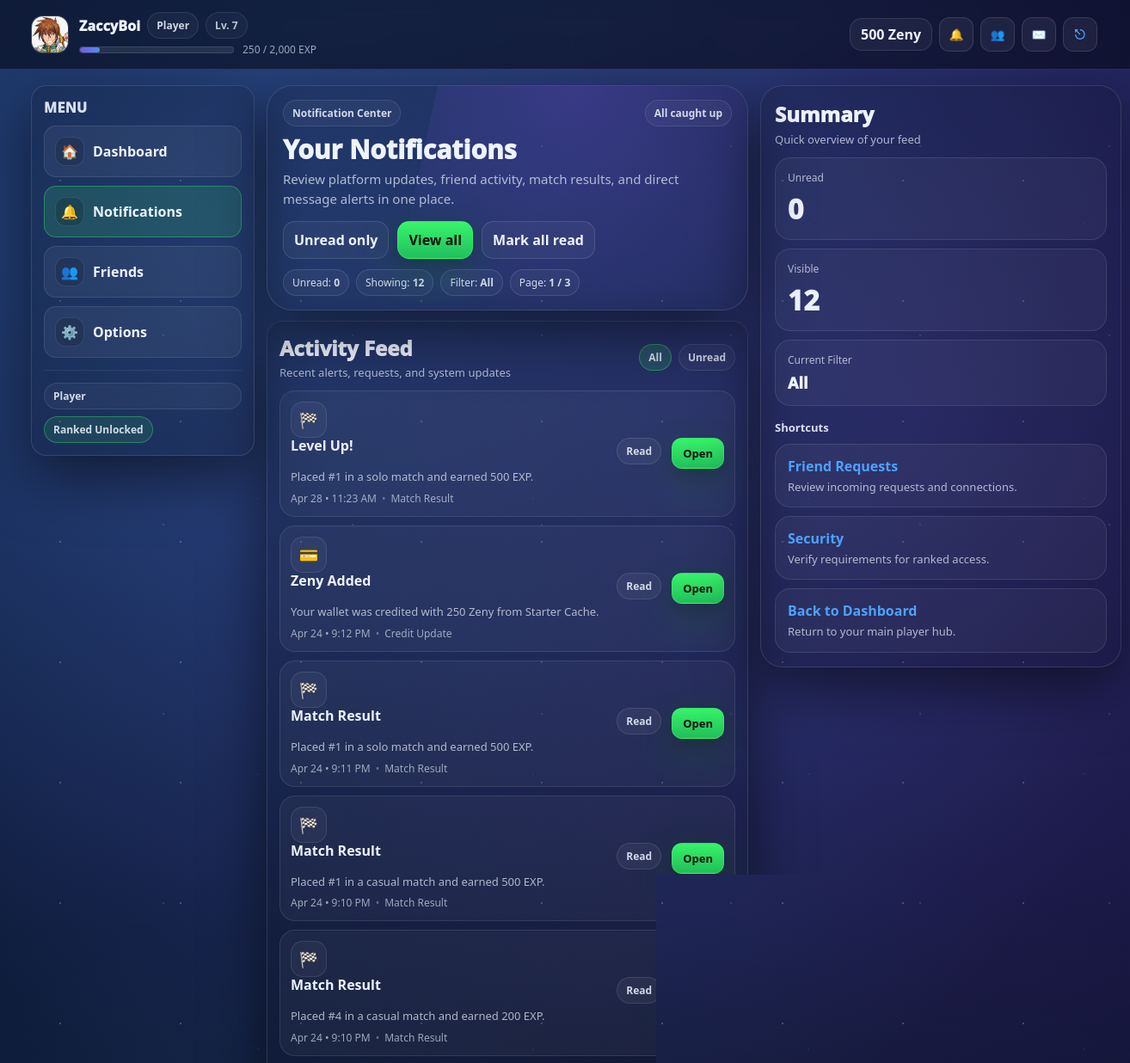
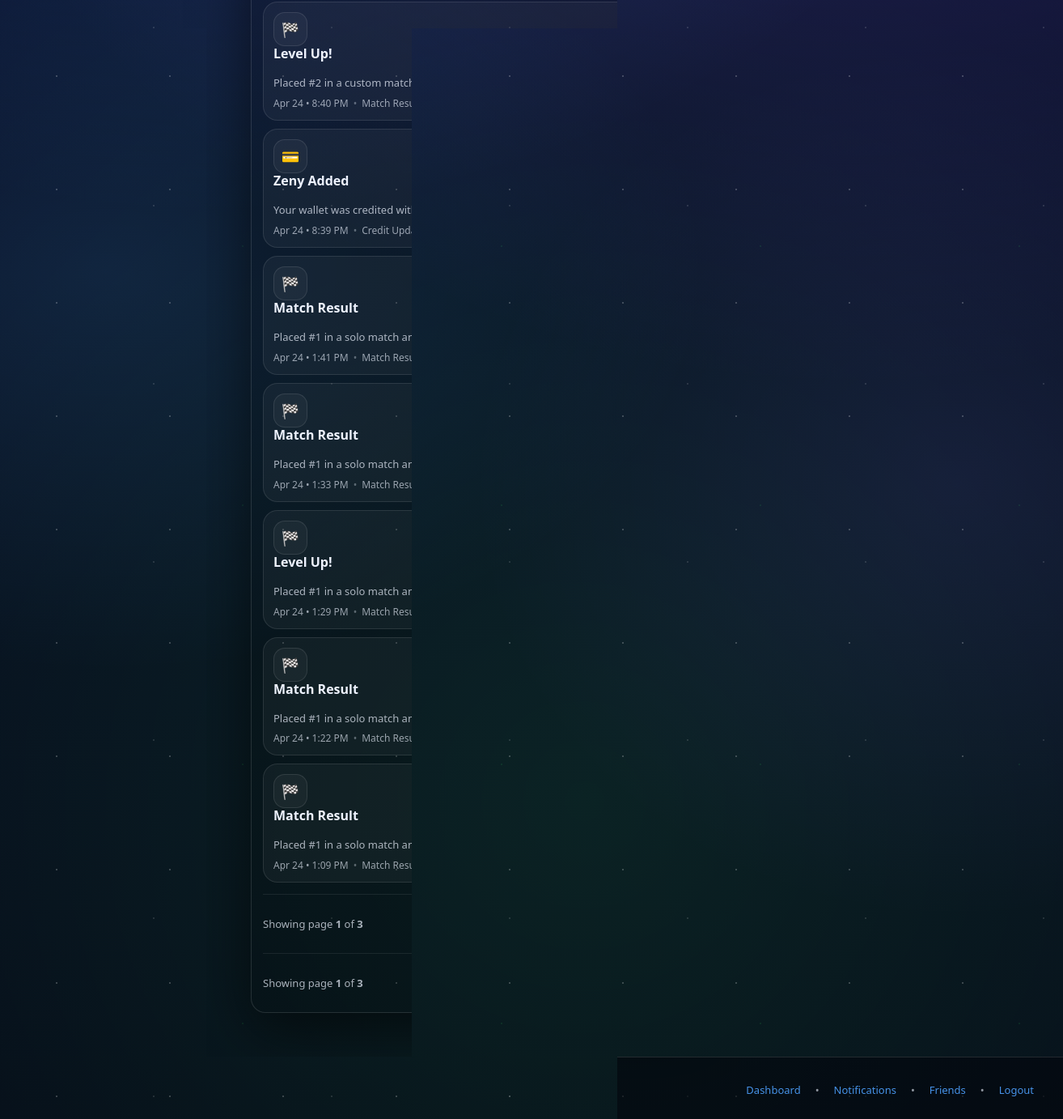
Page /notifications.php (signed in) on the committed database (2 pictures, top to bottom).
### tables this page shows
CREATE TABLE `users` (
  `id` bigint UNSIGNED NOT NULL,
  `username` varchar(32) NOT NULL,
  `email` varchar(255) NOT NULL,
  `password_hash` varchar(255) NOT NULL,
  `display_name` varchar(64) DEFAULT NULL,
  `email_verified_at` datetime DEFAULT NULL,
  `failed_login_attempts` int NOT NULL DEFAULT '0',
  `security_challenge_required` tinyint(1) NOT NULL DEFAULT '0',
  `last_failed_login_at` datetime DEFAULT NULL,
  `approval_status` enum('pending','approved','rejected') NOT NULL DEFAULT 'pending',
  `approved_by` bigint UNSIGNED DEFAULT NULL,
  `approved_at` datetime DEFAULT NULL,
  `rejected_reason` varchar(255) DEFAULT NULL,
  `is_active` tinyint(1) NOT NULL DEFAULT '1',
  `is_guest` tinyint(1) NOT NULL DEFAULT '0',
  `banned_until` datetime DEFAULT NULL,
  `bank_link_status` enum('none','pending','linked','failed') NOT NULL DEFAULT 'none',
  `bank_linked_at` datetime DEFAULT NULL,
  `appearance_mode` enum('default','dark','light') NOT NULL DEFAULT 'default',
  `last_login_at` datetime DEFAULT NULL,
  `created_at` datetime NOT NULL DEFAULT CURRENT_TIMESTAMP,
  `updated_at` datetime NOT NULL DEFAULT CURRENT_TIMESTAMP ON UPDATE CURRENT_TIMESTAMP,
  `level` int DEFAULT '1',
  `exp` int DEFAULT '0',
  `exp_to_next` int DEFAULT '100',
  `credits` int DEFAULT '0',
  `ranked_unlocked` tinyint(1) NOT NULL DEFAULT '0',
  `matches_played` int DEFAULT '0',
  `matches_won` int DEFAULT '0',
  `bio` text,
  `avatar_path` varchar(255) DEFAULT NULL,
  `favorite_deck` varchar(100) DEFAULT NULL,
  `tagline` varchar(120) DEFAULT NULL
);

CREATE TABLE `dashboard_notifications` (
  `id` bigint UNSIGNED NOT NULL,
  `user_id` bigint UNSIGNED NOT NULL,
  `type` varchar(32) NOT NULL,
  `title` varchar(120) NOT NULL,
  `body` varchar(500) DEFAULT NULL,
  `link_url` varchar(255) DEFAULT NULL,
  `is_read` tinyint(1) NOT NULL DEFAULT '0',
  `created_at` datetime NOT NULL DEFAULT CURRENT_TIMESTAMP,
  `read_at` datetime DEFAULT NULL
);

### notifications.php (the view, shortened to what the rows shown need)
<?php
require_once __DIR__ . "/includes/db.php";
require_once __DIR__ . "/includes/helpers.php";
require_once __DIR__ . "/includes/auth.php";
require_once __DIR__ . "/includes/ui.php";
$u  = current_user();
$bp = base_path();
$uid = (int)($u['id'] ?? 0);
$tab = trim((string)($_GET['tab'] ?? 'all'));
$page = (int)($_GET['page'] ?? 1);
$perPage = 12;
function fetch_all_notifications_for_user(
  mysqli $mysqli,
  int $userId,
  string $tab = 'all',
  int $limit = 12,
  int $offset = 0
): array {
  if ($tab === 'unread') {
    $stmt = $mysqli->prepare("
      SELECT id, type, title, body, link_url, is_read, created_at
      FROM dashboard_notifications
      WHERE user_id = ? AND is_read = 0
      ORDER BY created_at DESC, id DESC
      LIMIT ? OFFSET ?
    ");
    $stmt->bind_param("iii", $userId, $limit, $offset);
  } else {
    $stmt = $mysqli->prepare("
      SELECT id, type, title, body, link_url, is_read, created_at
      FROM dashboard_notifications
      WHERE user_id = ?
      ORDER BY created_at DESC, id DESC
      LIMIT ? OFFSET ?
    ");
    $stmt->bind_param("iii", $userId, $limit, $offset);
  }
  $stmt->execute();
  $rows = $stmt->get_result()->fetch_all(MYSQLI_ASSOC);
  return $rows;
}
$offset = ($page - 1) * $perPage;
$notes      = fetch_all_notifications_for_user($mysqli, $uid, $tab, $perPage, $offset);
$req        = ranked_requirements($mysqli, $u);
ui_header("Notifications");
?>
<section class="section notif-page">
  <div class="hub-grid">
    <main class="notif-main">
      <div class="card hub-hero notif-hero">
        <div class="notif-hero__content">
          <h2>Your Notifications</h2>
        </div>
      </div>
      <div class="card notif-panel">
        <div class="notif-list">
          <?php if (!$notes): ?>
            <div class="card-soft notif-empty">
              <div class="notif-empty__title">No notifications here.</div>
              <div class="notif-empty__meta">
                <?= $tab === 'unread'
                  ? 'You do not have any unread notifications right now.'
                  : 'Your notification feed is empty for now.' ?>
              </div>
            </div>
          <?php else: ?>
            <?php foreach ($notes as $n): ?>
              <?php
                $icon = notif_icon((string)$n['type']);
                $when = !empty($n['created_at']) ? date("M d • g:i A", strtotime((string)$n['created_at'])) : '';
                $link = trim((string)($n['link_url'] ?? ''));
                $href = $bp . "/notifications.php?read=" . (int)$n['id']
                      . "&tab=" . rawurlencode($tab)
                      . "&page=" . (int)$page;
                if ($link !== '') {
                  $href .= "&next=" . rawurlencode($link);}
                $isUnread = ((int)($n['is_read'] ?? 0) === 0);
              ?>
              <article class="card-soft notif-row notif-row--compact<?= $isUnread ? ' is-unread' : '' ?>">
                <div class="notif-row__icon"><?= $icon ?></div>
                <div class="notif-row__content">
                  <div class="notif-row__top">
                    <div class="notif-row__main">
                      <div class="notif-row__titleline">
                        <div class="notif-row__title"><?= h((string)$n['title']) ?></div>
                        <?php if ($isUnread): ?>
                          <span class="pill notif-pill-good">NEW</span>
                        <?php else: ?>
                          <span class="pill notif-pill-soft">Read</span>
                        <?php endif; ?>
                      </div>
                      <?php if (!empty($n['body'])): ?>
                        <div class="notif-row__body"><?= h((string)$n['body']) ?></div>
                      <?php endif; ?>
                      <div class="notif-row__meta">
                        <span><?= h($when) ?></span>
                        <span class="notif-row__dot">•</span>
                        <span><?= h((string)ucwords(str_replace('_', ' ', (string)$n['type']))) ?></span>
                      </div>
                    </div>
                    <div class="notif-row__actions notif-row__actions--inline">
                      <?php if ($link !== ''): ?>
                        <a class="btn btn-primary" href="<?= h($href) ?>">Open</a>
                      <?php endif; ?>
                    </div>
                  </div>
                </div>
              </article>
            <?php endforeach; ?>
          <?php endif; ?>
        </div>
      </div>
    </main>
  </div>
</section>
<?php ui_footer(); ?>

### includes/ui.php (shortened to what the rows shown need)
<?php
require_once __DIR__ . '/helpers.php';
require_once __DIR__ . '/db.php';
require_once __DIR__ . '/auth.php';
function notif_icon(string $type): string {
  return match ($type) {
    'admin_approval'  => '🛡️',
    'security_alert'  => '🔐',
    'credit_update'   => '💳',
    'match_result'    => '🏁',
    'ranked_unlock'   => '🏆',
    'friend_request'  => '👥',
    'friend_accept'   => '✅',
    'message'         => '✉️',
    default           => '🔔',
  };
}
function ranked_requirements(mysqli $mysqli, array $u): array {
  $uid = (int)($u['id'] ?? 0);
  $stmt = $mysqli->prepare("
    SELECT id, approval_status, email_verified_at, credits, ranked_unlocked
    FROM users
    WHERE id = ?
    LIMIT 1
  ");
  $stmt->bind_param("i", $uid);
  $stmt->execute();
  $dbUser = $stmt->get_result()->fetch_assoc() ?: [];
  $stmt = $mysqli->prepare("SELECT is_enabled FROM two_factor_secrets WHERE user_id = ? LIMIT 1");
  $stmt->bind_param("i", $uid);
  $stmt->execute();
  $twofa = (int)($stmt->get_result()->fetch_assoc()['is_enabled'] ?? 0);
  $approved_ok = (($dbUser['approval_status'] ?? '') === 'approved');
  $email_ok = !empty($dbUser['email_verified_at']);
  $twofa_ok = ($twofa === 1);
  $credits = (int)($dbUser['credits'] ?? 0);
  $unlock_threshold = 250;
  $entry_fee = 250;
  $ranked_unlocked = ((int)($dbUser['ranked_unlocked'] ?? 0) === 1);
  $credits_ok = ($credits >= $unlock_threshold);
  $can_afford_queue = ($credits >= $entry_fee);
  return [
    'approved_ok' => $approved_ok,
    'email_ok' => $email_ok,
    'twofa_ok' => $twofa_ok,
    'credits_ok' => $credits_ok,
    'credits' => $credits,
    'unlock_threshold' => $unlock_threshold,
    'entry_fee' => $entry_fee,
    'ranked_unlocked' => $ranked_unlocked,
    'can_afford_queue' => $can_afford_queue,
    'ranked_ok' => $ranked_unlocked && $can_afford_queue,
  ];
}
function ui_appearance_mode(array $u): string {
  $mode = (string)($u['appearance_mode'] ?? 'default');
  return $mode;
}
function ui_header(string $title = 'Dashboard', bool $is_hub = true): void {
  global $mysqli;
  $bp = base_path();
  $u  = current_user();
  $uid = (int)$u['id'];
  $stmt = $mysqli->prepare("
    SELECT *
    FROM users
    WHERE id = ?
    LIMIT 1
  ");
  $stmt->bind_param("i", $uid);
  $stmt->execute();
  $freshUser = $stmt->get_result()->fetch_assoc();
  if ($freshUser) {
    $u = $freshUser;
  }
  $is_guest = ((int)($u['is_guest'] ?? 0) === 1);
  $role_label = $is_guest ? 'Guest' : 'Player';
  $level   = (int)($u['level'] ?? 1);
  $exp     = (int)($u['exp'] ?? 0);
  $expNext = (int)($u['exp_to_next'] ?? 100);
  $exp_pct = $expNext > 0 ? min(100, round(($exp / $expNext) * 100)) : 0;
  $zenyBalance = (int)($u['credits'] ?? 0);
  ?>
<!doctype html>
<html lang="en">
<head>
  <link rel="stylesheet" href="<?= h($bp) ?>/assets/style.css"/>
  <link rel="stylesheet" href="<?= h($bp) ?>/assets/hub.css"/>
  <link rel="stylesheet" href="<?= h($bp) ?>/assets/userstyle.css"/>
</head>
<body class="<?= $is_hub ? 'hub' : '' ?>" data-appearance="<?= h(ui_appearance_mode($u)) ?>">
<header class="topnav">
  <div class="topnav__inner topnav__inner--hub">
    <a href="<?= h($bp) ?>/profile.php" title="Profile & Stats" class="topnav-profile">
      <?php $navAvatar = trim((string)($u['avatar_path'] ?? '')); ?>
      <?php if ($navAvatar !== ''): ?>
        <img
          src="<?= h($bp . '/' . ltrim($navAvatar, '/')) ?>"
          alt="Profile Avatar"
          class="topnav-profile__avatarimg"
        >
      <?php else: ?>
        <div class="topnav-profile__avatarfallback">
          <?= h(strtoupper(substr((string)$u['username'], 0, 1))) ?>
        </div>
      <?php endif; ?>
      <div class="topnav-profile__meta">
        <div class="topnav-profile__row">
          <div class="topnav-profile__name">
            <?= h($u['display_name'] ?? $u['username']) ?>
          </div>
          <span class="pill"><?= h($role_label) ?></span>
          <span class="pill pill-soft" id="topnavLevelPill">Lv. <?= (int)$level ?></span>
        </div>
        <div class="topnav-profile__subrow">
          <div class="topnav-profile__xpbar">
            <i
              class="topnav-profile__xpfill"
              id="topnavXpFill"
              data-progress="<?= max(0, min(100, $exp_pct)) ?>"
            ></i>
          </div>
          <div class="topnav-profile__subtext" id="topnavXpText">
            <?= number_format($exp) ?> / <?= number_format($expNext) ?> EXP
          </div>
        </div>
      </div>
    </a>
    <div class="md-icons">
          <div
          class="md-ico-wrap md-balance-wrap"
          title="Zeny Balance"
        >
          <a
            href="<?= h($bp) ?>/shop.php?tab=credits"
            class="md-balance"
          >
            <span> <?= number_format($zenyBalance) ?> Zeny</span>
          </a>
    </div>
  </div>
</header>
<main class="container container--topspaced">
<?php
}
function ui_footer(): void {
  ?>
</main>
</body>
</html>
<?php
}

### rows in the picture
users: avatar_path (picture), display_name "ZaccyBoi", is_guest "Player", level "7", exp "250", exp_to_next "2,000", credits "500"
dashboard_notifications: type "🏁", title "Level Up!", is_read "Read", body "Placed #1 in a solo match and earned 500 EXP.", created_at "Apr 28 • 11:23 AM", type "Match Result"
dashboard_notifications: type "💳", title "Zeny Added", is_read "Read", body "Your wallet was credited with 250 Zeny from Starter Cache.", created_at "Apr 24 • 9:12 PM", type "Credit Update"
dashboard_notifications: type "🏁", title "Match Result", is_read "Read", body "Placed #1 in a solo match and earned 500 EXP.", created_at "Apr 24 • 9:11 PM", type "Match Result"
dashboard_notifications: type "🏁", title "Match Result", is_read "Read", body "Placed #1 in a casual match and earned 500 EXP.", created_at "Apr 24 • 9:10 PM", type "Match Result"
dashboard_notifications: type "🏁", title "Match Result", is_read "Read", body "Placed #4 in a casual match and earned 200 EXP.", created_at "Apr 24 • 9:10 PM", type "Match Result"
dashboard_notifications: type "🏁", title "Level Up!", body "Placed #2 in a custom match and earned 400 EXP.", created_at "Apr 24 • 8:40 PM", type "Match Result"
dashboard_notifications: type "💳", title "Zeny Added", body "Your wallet was credited with 250 Zeny from Starter Cache.", created_at "Apr 24 • 8:39 PM", type "Credit Update"
dashboard_notifications: type "🏁", title "Match Result", body "Placed #1 in a solo match and earned 500 EXP.", created_at "Apr 24 • 1:41 PM", type "Match Result"
dashboard_notifications: type "🏁", title "Match Result", body "Placed #1 in a solo match and earned 500 EXP.", created_at "Apr 24 • 1:33 PM", type "Match Result"
dashboard_notifications: type "🏁", title "Level Up!", body "Placed #1 in a solo match and earned 500 EXP.", created_at "Apr 24 • 1:29 PM", type "Match Result"
dashboard_notifications: type "🏁", title "Match Result", body "Placed #1 in a solo match and earned 500 EXP.", created_at "Apr 24 • 1:22 PM", type "Match Result"
dashboard_notifications: type "🏁", title "Match Result", body "Placed #1 in a solo match and earned 500 EXP.", created_at "Apr 24 • 1:09 PM", type "Match Result"

### other values in the picture
$unread "0"
$totalShown "12"
$tab "All"
$page "1"
$totalPages "3"
